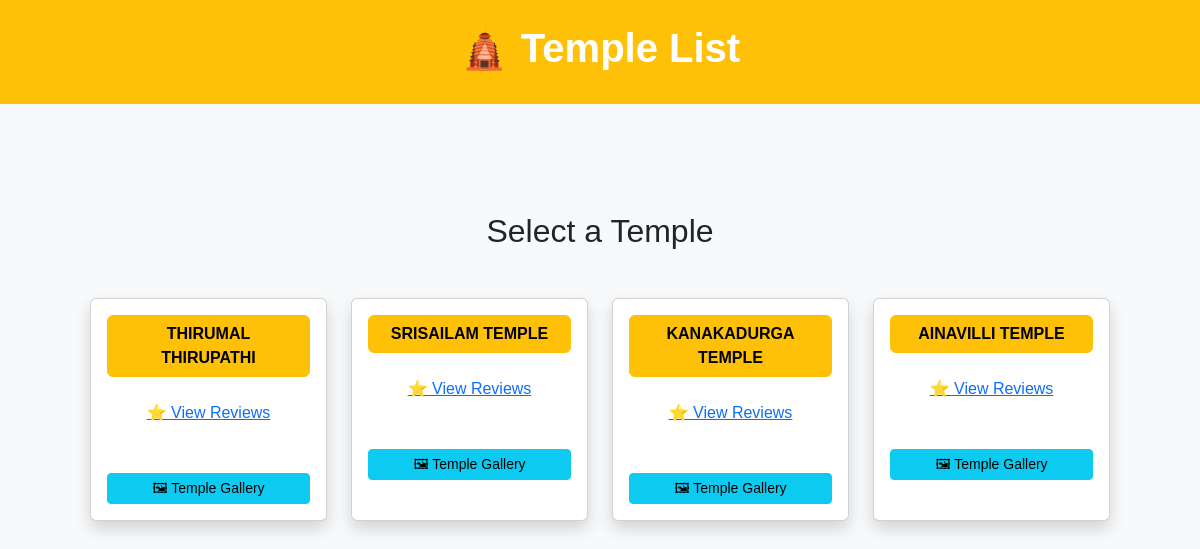
Screenshot of /temples with the database file from the repository.
### tables this page shows
CREATE TABLE temples(
    id INTEGER PRIMARY KEY AUTOINCREMENT,
    temple_name TEXT NOT NULL,
    state TEXT NOT NULL,
    city TEXT NOT NULL,
    description TEXT,
    opening_time TEXT,
    closing_time TEXT,
    image TEXT,
    contact TEXT
);

### app.py (the view)
@app.route("/temples")
def temples():
    conn = sqlite3.connect("database.db")
    cursor = conn.cursor()
    cursor.execute("""
        SELECT id, temple_name, image
        FROM temples
    """)
    temples = cursor.fetchall()
    conn.close()
    return render_template("temple.html", temples=temples)

### templates/temple.html (shortened to what this page needs)
<!DOCTYPE html>
<html>
<head>
    <link href="https://cdn.jsdelivr.net/npm/bootstrap@5.3.3/dist/css/bootstrap.min.css" rel="stylesheet">
    <link rel="stylesheet" href="{{ url_for('static', filename='css/style.css') }}">
</head>
<body class="bg-light">
    <div class="bg-warning text-white text-center py-4 mb-5">
        <h1 class="fw-bold">🛕 Temple List</h1>
    </div>
    <div class="container">
        <h2 class="text-center mb-5">Select a Temple</h2>
        <div class="row">
            {% for temple in temples %}
            <div class="col-md-3 col-sm-6 mb-4">
                <div class="card shadow text-center p-3 h-100">
                    <a href="/book/{{ temple[0] }}"
                       class="btn btn-warning fw-bold">
                        {{ temple[1] }}
                    </a>
                    <br>
                    <a href="{{ url_for('temple_reviews', temple_name=temple[1]) }}">
    ⭐ View Reviews
</a>
<br><br>
<a href="{{ url_for('temple_gallery', temple_name=temple[1]) }}"
   class="btn btn-info btn-sm">
    🖼 Temple Gallery
</a>
                </div>
            </div>
            {% endfor %}
        </div>
    </div>
</body>
</html>

### static/css/style.css (style rules this page uses)
body { margin:0; font-family:Arial, sans-serif; background:#f5f5f5; }
.container { text-align:center; padding:60px; }

### rows the page displays
temples: temple_name "THIRUMAL THIRUPATHI"
temples: temple_name "SRISAILAM TEMPLE"
temples: temple_name "KANAKADURGA TEMPLE"
temples: temple_name "AINAVILLI TEMPLE"
